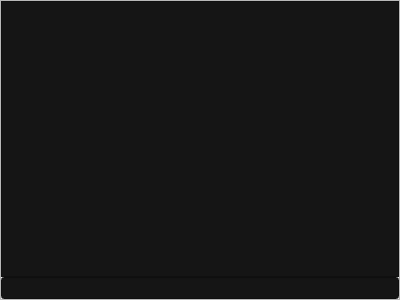
<?xml version="1.0" encoding="UTF-8"?>
<ui version="4.0">
 <class>ChatBox</class>
 <widget class="QFrame" name="ChatBox">
  <property name="geometry">
   <rect>
    <x>0</x>
    <y>0</y>
    <width>400</width>
    <height>300</height>
   </rect>
  </property>
  <property name="windowTitle">
   <string>Frame</string>
  </property>
  <property name="frameShape">
   <enum>QFrame::StyledPanel</enum>
  </property>
  <property name="frameShadow">
   <enum>QFrame::Raised</enum>
  </property>
  <layout class="QVBoxLayout" name="verticalLayout">
   <property name="spacing">
    <number>0</number>
   </property>
   <property name="leftMargin">
    <number>0</number>
   </property>
   <property name="topMargin">
    <number>0</number>
   </property>
   <property name="rightMargin">
    <number>0</number>
   </property>
   <property name="bottomMargin">
    <number>0</number>
   </property>
   <item>
    <widget class="QTextEdit" name="textEdit">
     <property name="font">
      <font>
       <pointsize>9</pointsize>
      </font>
     </property>
     <property name="styleSheet">
      <string notr="true">background-color: rgb(21, 21, 21);
color: rgb(255, 255, 255);</string>
     </property>
     <property name="readOnly">
      <bool>true</bool>
     </property>
    </widget>
   </item>
   <item>
    <widget class="QLineEdit" name="lineEdit">
     <property name="styleSheet">
      <string notr="true">background-color: rgb(21, 21, 21);
color: rgb(255, 255, 255);</string>
     </property>
     <property name="inputMethodHints">
      <set>Qt::ImhNoAutoUppercase|Qt::ImhNoPredictiveText</set>
     </property>
    </widget>
   </item>
  </layout>
 </widget>
 <resources/>
 <connections/>
</ui>
